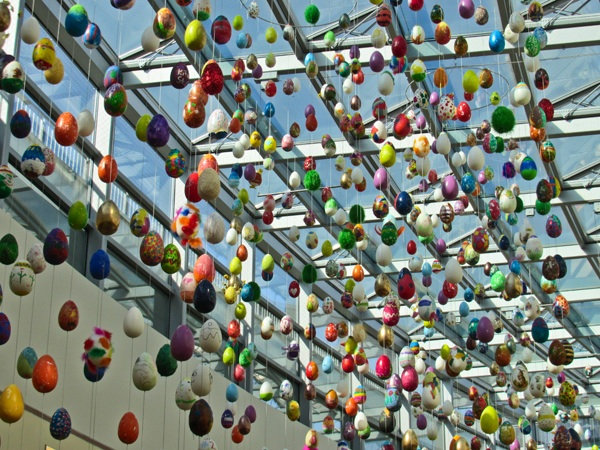
%> input picture assignment1/spot1-diff1.jpg, 600 x 450 px; the run also reads 1 picture not shown here
$ octave --eval "imgDiff;"   (GNU Octave 9; MATLAB toolbox functions it lacks are replaced by stand-ins)
%> lines starting %> are read from the running program, lines starting %| are printed output that depends on the picture; in (x1, y1, x2, y2) boxes, pixels count from 0 and x2, y2 are one past the last pixel; in counts of white or black regions, pixels touching at a corner belong together; the program's own positions count from 1
function imgDiff()
  %find the variation in image set 1
  img1 = imread('spot1-diff1.jpg');
%> img1 is the input picture: size 450x600x3 uint8; mean R, G, B 119.7, 128.2, 120.1
  img2 = imread('spot1-diff2.jpg');
  diff(img1, img2,1);
%> in diff, `b = im2bw(r, 0.05);`:
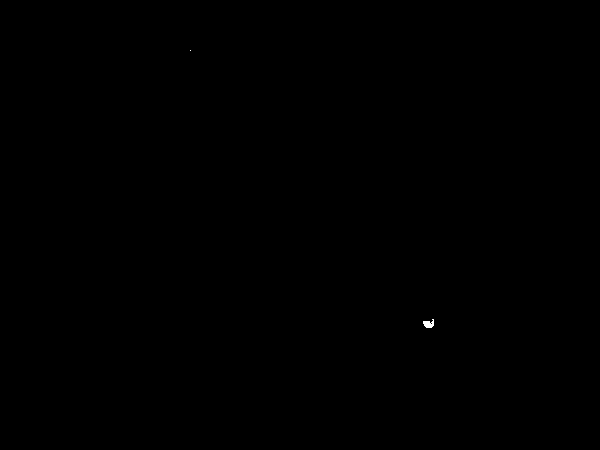
%> b: size 450x600 logical; 0.02% white; 2 white regions (1 under 20 px)
%> in diff, `cc = bwconncomp(b);`: cc = 2 connected components
%> in diff, `ms = regionprops(cc, 'BoundingBox');`: ms = 2 regions; box (x1, y1, x2, y2): (190, 50, 191, 51), (423, 319, 434, 328)
%> the loop in diff, `for blobNumber = 1:length(ms)` made 2 passes
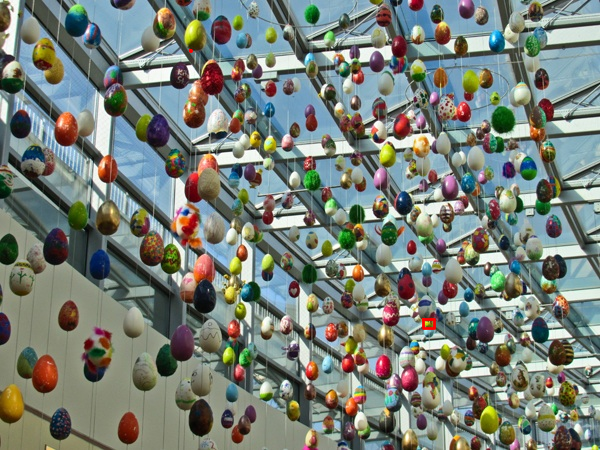
%> figure redrawn from the program's plot data

  %find the variation in image set 2
  img1 = imread('spot2-diff1.png');
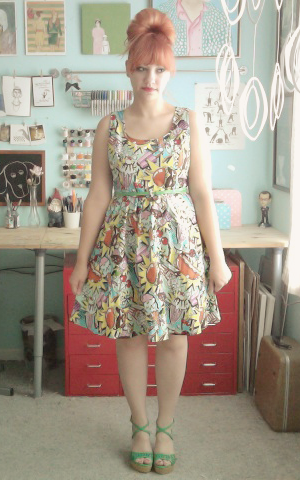
%> input picture assignment1/spot2-diff1.png, 300 x 480 px
%> img1 is the input picture: size 480x300x3 uint8; mean R, G, B 164.4, 154.2, 139.2
  img2 = imread('spot2-diff2.png');
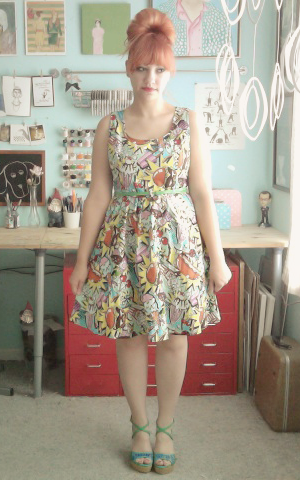
%> input picture assignment1/spot2-diff2.png, 300 x 480 px
%> img2 is the input picture: size 480x300x3 uint8; mean R, G, B 164.4, 154.1, 139.2
  diff(img1, img2,2);
%> call 2 of diff, with i = 2
%> in diff (call 2), `b = im2bw(r, 0.05);`:
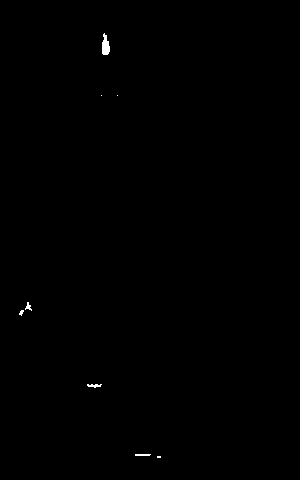
%> b: size 480x300 logical; 0.18% white; 8 white regions (4 under 20 px)
%> in diff (call 2), `cc = bwconncomp(b);`: cc = 8 connected components
%> in diff (call 2), `ms = regionprops(cc, 'BoundingBox');`: ms = 8 regions; box (x1, y1, x2, y2): (19, 310, 24, 316), (25, 302, 32, 311), (87, 384, 102, 388), (101, 95, 102, 96), (102, 33, 110, 55), (117, 95, 118, 96), (135, 454, 151, 456), (157, 456, 161, 458)
%> the loop in diff (call 2), `for blobNumber = 1:length(ms)` made 8 passes
%> `imgDiff;`:
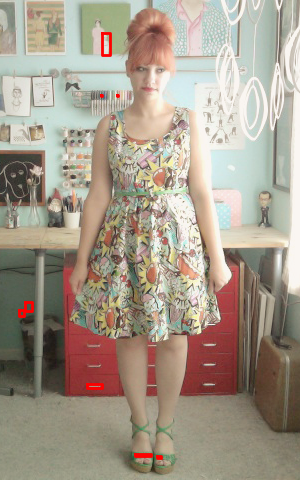
%> figure redrawn from the program's plot data
end


function diff(img1, img2, i)
%read the images
r = img1-img2;

%convert rgb to binary with 0.05 lumiance level threholding
b = im2bw(r, 0.05);

%show the image
figure;
imshow(img1);
drawnow;
hold on;

%find the connected components blobs
cc = bwconncomp(b);

%dfind bounding box coordinates around the blobs
ms = regionprops(cc, 'BoundingBox');

%draw bounding boxes around all blobs
if length(ms) == 0
    fprintf('The images are exactly the same');

else
    for blobNumber = 1:length(ms)
        %rectangle('Position', ms(1).BoundingBox, 'EdgeColor', 'r', 'LineWidth', 2);
        rectangle('Position', ms(blobNumber).BoundingBox, 'EdgeColor', 'r', 'LineWidth', 2);
    end
end

end
